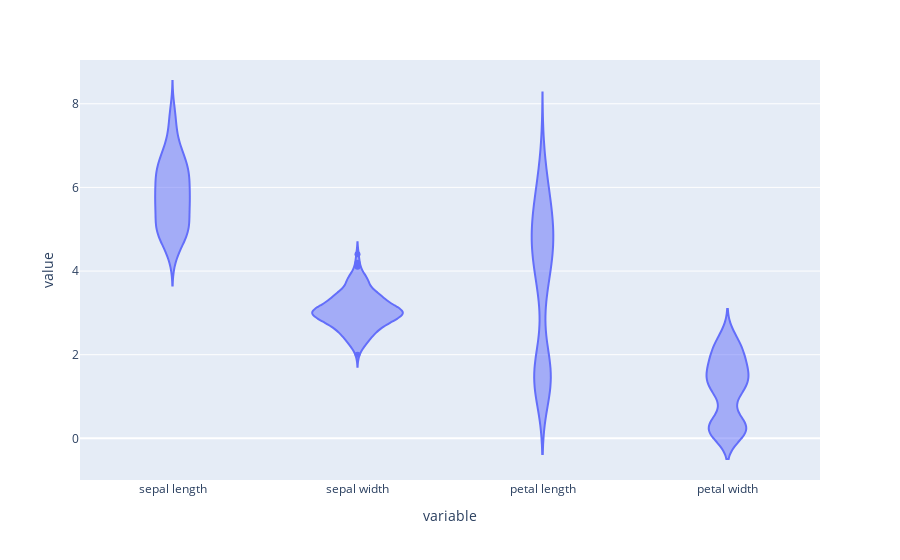

The notebook cell saved with this chart:
### Code cell
import plotly.express as px

# Глянуть все
fig = px.violin(df)
fig.show()

### Figure 1 — Plotly figure (JSON) as saved in the notebook; plotly's stock layout.template omitted (floating-point values rounded to 4 significant figures; data arrays with more than 128 entries replaced by an {"elided": "..."} marker saying what was removed)
{"data": [{"alignmentgroup": "True", "box": {"visible": false}, "hovertemplate": "variable=%{x}<br>value=%{y}<extra></extra>", "legendgroup": "", "marker": {"color": "#636efa"}, "name": "", "offsetgroup": "", "orientation": "v", "scalegroup": "True", "showlegend": false, "type": "violin", "x": {"elided": "600 str values"}, "x0": " ", "xaxis": "x", "y": {"elided": "600 float values"}, "y0": " ", "yaxis": "y"}], "layout": {"legend": {"tracegroupgap": 0}, "margin": {"t": 60}, "violinmode": "group", "xaxis": {"anchor": "y", "domain": [0, 1], "title": {"text": "variable"}}, "yaxis": {"anchor": "x", "domain": [0, 1], "title": {"text": "value"}}}}
